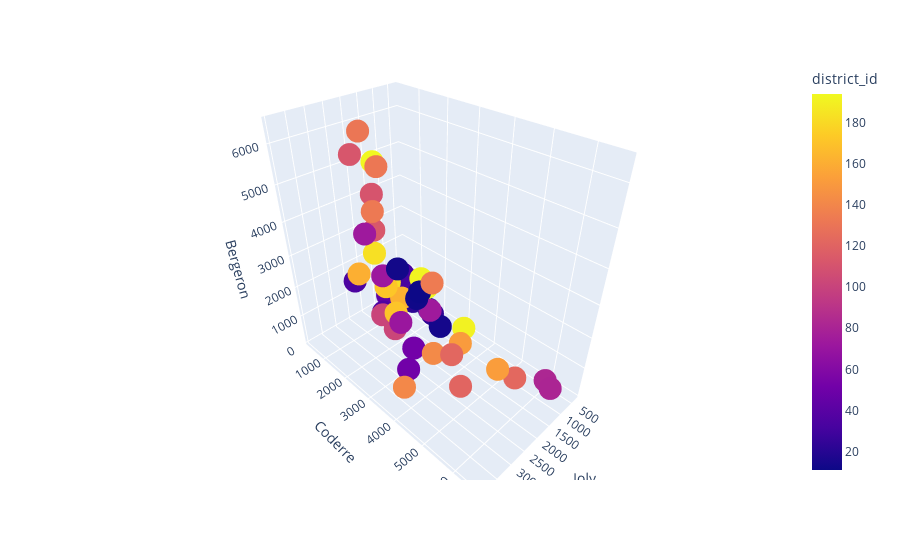

The notebook cell saved with this chart:
### Code cell
fig = px.scatter_3d(df, x="Joly", y="Coderre", z="Bergeron",color="district_id")
fig.show()

### Figure 1 — Plotly figure (JSON) as saved in the notebook; plotly's stock layout.template omitted (floating-point values rounded to 4 significant figures)
{"data": [{"hovertemplate": "Joly=%{x}<br>Coderre=%{y}<br>Bergeron=%{z}<br>district_id=%{marker.color}<extra></extra>", "legendgroup": "", "marker": {"color": [101, 102, 11, 111, 112, 113, 12, 121, 122, 123, 13, 131, 132, 133, 134, 14, 141, 142, 151, 152, 161, 162, 171, 172, 181, 182, 183, 191, 192, 193, 194, 21, 22, 23, 31, 32, 33, 34, 35, 41, 42, 43, 51, 52, 61, 62, 63, 64, 71, 72, 73, 74, 81, 82, 91, 92, 93, 94], "coloraxis": "coloraxis", "symbol": "circle"}, "mode": "markers", "name": "", "scene": "scene", "showlegend": false, "type": "scatter3d", "x": [3024, 2675, 2532, 2514, 3044, 2316, 2543, 3330, 2852, 1656, 2873, 2815, 2788, 3234, 2431, 2081, 3959, 2822, 1641, 1908, 3578, 2438, 3291, 2849, 1894, 2282, 2271, 1220, 2039, 2782, 1402, 1076, 1172, 1286, 1232, 1578, 1636, 3262, 2648, 1266, 1157, 1908, 3717, 2943, 998, 1068, 690, 326, 3454, 3139, 2675, 2338, 1435, 1051, 423, 592, 419, 489], "y": [2481, 2525, 3348, 1734, 1770, 1455, 3252, 5456, 4734, 5737, 2979, 1827, 2331, 2670, 3673, 3612, 4308, 4104, 3931, 5387, 2432, 2566, 3347, 2476, 1451, 1906, 1347, 3668, 2878, 2201, 2420, 2184, 1589, 2526, 1873, 1644, 1548, 1773, 2040, 1165, 1193, 1325, 4201, 3536, 631, 595, 518, 332, 3694, 2746, 1546, 3509, 6591, 6229, 996, 540, 446, 491], "z": [1829, 1163, 2770, 4782, 5933, 3599, 2521, 1760, 1879, 958, 3430, 6408, 5748, 4962, 3155, 1554, 1320, 1459, 882, 1184, 3368, 2092, 2562, 2631, 754, 2169, 2827, 984, 2666, 5819, 1793, 691, 708, 851, 1182, 1950, 1503, 2653, 1437, 832, 653, 1205, 1642, 1330, 258, 226, 224, 131, 2589, 3250, 3679, 2178, 1085, 780, 643, 833, 465, 698]}], "layout": {"coloraxis": {"colorbar": {"title": {"text": "district_id"}}, "colorscale": [[0, "#0d0887"], [0.1111, "#46039f"], [0.2222, "#7201a8"], [0.3333, "#9c179e"], [0.4444, "#bd3786"], [0.5556, "#d8576b"], [0.6667, "#ed7953"], [0.7778, "#fb9f3a"], [0.8889, "#fdca26"], [1, "#f0f921"]]}, "legend": {"tracegroupgap": 0}, "margin": {"t": 60}, "scene": {"domain": {"x": [0, 1], "y": [0, 1]}, "xaxis": {"title": {"text": "Joly"}}, "yaxis": {"title": {"text": "Coderre"}}, "zaxis": {"title": {"text": "Bergeron"}}}}}
